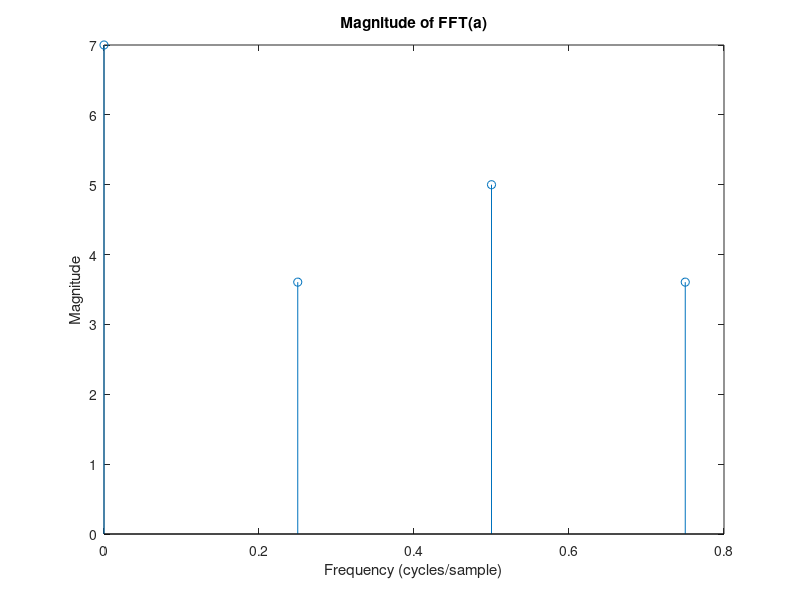

MATLAB code for this plot:
% define the signal
a = [2, 4, -1, 2];

% calculating the fft of the signal
ft = fft(a);

fprintf('The fast Fourier Transform of a: ');
disp(ft);

%ploting the figure
f = (0:length(ft)-1)/length(ft);
stem(f, abs(ft));
xlabel('Frequency (cycles/sample)');
ylabel('Magnitude');
title('Magnitude of FFT(a)');